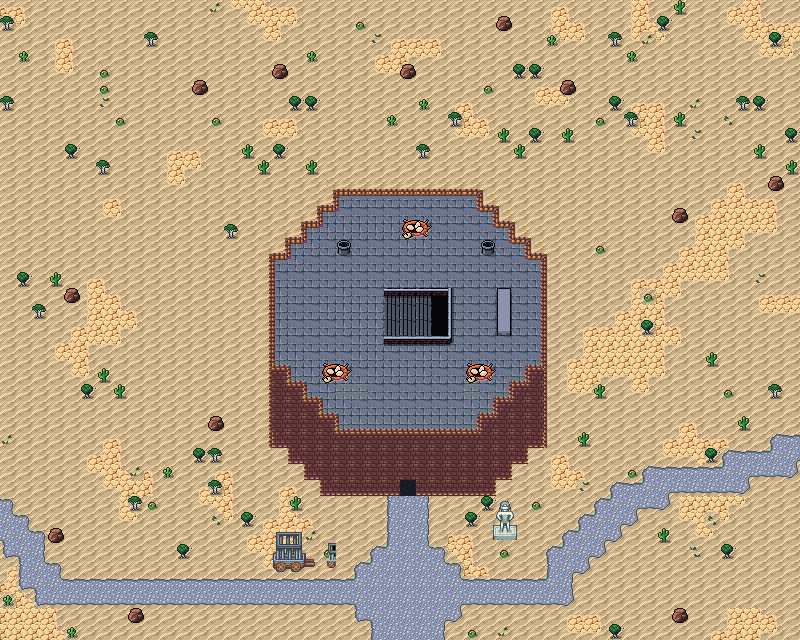

The image is a tile-based game level rendered from a .tmx file. Its description and source (layers, tilesets, objects; grid data summarised) follow:
An orthogonal 50x40 tile map with 16x16 px tiles, 6 tile layers (Collision, Background, Ground, Walls, ...), 4 tilesets and 33 objects.

<map version="1.10" tiledversion="1.10.1" orientation="orthogonal" renderorder="right-down" width="50" height="40" tilewidth="16" tileheight="16" infinite="0" nextlayerid="11" nextobjectid="129">
 <tileset firstgid="1" source="../../../../common/maps/tileset/main.tsx" />
 <tileset firstgid="10113" source="../../../../common/maps/tileset/buildings.tsx" />
 <tileset firstgid="11905" source="../../../../common/maps/tileset/dungeon.tsx" />
 <tileset firstgid="16001" source="../../../../common/maps/tileset/FarmFood.tsx" />
 <layer id="10" name="Collision" width="50" height="40">
  <data>[2000 cells, 120 non-empty, 6 distinct tile ids]</data>
 </layer>
 <layer id="1" name="Background" width="50" height="40">
  <data>[2000 cells, 1977 non-empty, 6 distinct tile ids]</data>
 </layer>
 <layer id="8" name="Ground" width="50" height="40">
  <data>[2000 cells, 657 non-empty, 46 distinct tile ids]</data>
 </layer>
 <layer id="2" name="Walls" width="50" height="40">
  <data>[2000 cells, 245 non-empty, 17 distinct tile ids]</data>
 </layer>
 <layer id="3" name="Clutter" width="50" height="40">
  <properties>
   <property name="spriteLayer" type="bool" value="true" />
  </properties>
  <data>[2000 cells, 335 non-empty, 54 distinct tile ids]</data>
 </layer>
 <layer id="9" name="Shades" width="50" height="40" opacity="0.6">
  <data>[2000 cells, 1 non-empty, 1 distinct tile ids]</data>
 </layer>
 <objectgroup id="4" name="Objects">
  <object id="90" template="../../../../common/maps/obj/door_left.tx" x="397.5" y="496.5" width="20" height="20">
   <properties>
    <property name="direction" value="up" />
    <property name="teleport" value="../Shandalar Old Border/maps/map/aerie/aerie_1.tmx" />
    <property name="teleportObjectId" value="38" />
   </properties>
  </object>
  <object id="91" template="../../../../common/maps/obj/enemy.tx" x="138.284" y="133.754">
   <properties>
    <property name="enemy" value="Griffin" />
    <property name="threatRange" type="int" value="30" />
    <property name="waypoints" value="118,121,120" />
   </properties>
  </object>
  <object id="92" template="../../../../common/maps/obj/enemy.tx" x="336.16" y="575.997">
   <properties>
    <property name="enemy" value="Aerie Guard" />
   </properties>
  </object>
  <object id="94" template="../../../../common/maps/obj/gold.tx" x="709.083" y="51.833" />
  <object id="95" template="../../../../common/maps/obj/gold.tx" x="23.894" y="33.341" />
  <object id="97" template="../../../../common/maps/obj/enemy.tx" x="400.5" y="513.333">
   <properties>
    <property name="enemy" value="Artifact Warrior" />
    <property name="threatRange" type="int" value="0" />
   </properties>
  </object>
  <object id="99" template="../../../../common/maps/obj/enemy.tx" x="129.829" y="248.132">
   <properties>
    <property name="enemy" value="Scarab" />
    <property name="threatRange" type="int" value="30" />
    <property name="waypoints" value="119,120,119,117" />
   </properties>
  </object>
  <object id="100" template="../../../../common/maps/obj/enemy.tx" x="407.538" y="233.709">
   <properties>
    <property name="enemy" value="Griffin" />
    <property name="threatRange" type="int" value="30" />
   </properties>
  </object>
  <object id="102" template="../../../../common/maps/obj/gold.tx" x="431.962" y="417.046" />
  <object id="103" template="../../../../common/maps/obj/gold.tx" x="414.938" y="417.887" />
  <object id="104" template="../../../../common/maps/obj/door_left.tx" x="386.212" y="335.546" width="20" height="39.5">
   <properties>
    <property name="direction" value="up" />
    <property name="teleport" value="../Shandalar Old Border/maps/map/aerie/aerie_4.tmx" />
    <property name="teleportObjectId" value="88" />
   </properties>
  </object>
  <object id="105" template="../../../../common/maps/obj/manashards.tx" x="371.712" y="418.546" />
  <object id="106" template="../../../../common/maps/obj/manashards.tx" x="393.712" y="418.546" />
  <object id="108" template="../../../../common/maps/obj/enemy.tx" x="471.212" y="379.546">
   <properties>
    <property name="enemy" value="Griffin" />
    <property name="threatRange" type="int" value="30" />
   </properties>
  </object>
  <object id="110" template="../../../../common/maps/obj/booster.tx" x="372.5" y="403">
   <properties>
    <property name="reward">[
  {
    "editions": [ "TMP", "STH", "EXO" ],
    "type": "card",
    "count": 10,
    "rarity": [ "Common" ]
  },
  {
    "editions": [ "TMP", "STH", "EXO" ],
    "type": "card",
    "count": 3,
    "rarity": [ "Uncommon" ]
  },
  {
    "editions": [ "TMP", "STH", "EXO" ],
    "type": "card",
    "count": 3,
    "rarity": [ "Rare" ]
  }
]
</property>
   </properties>
  </object>
  <object id="111" template="../../../../common/maps/obj/booster.tx" x="394.5" y="402">
   <properties>
    <property name="reward">[
  {
    "editions": [ "TMP", "STH", "EXO" ],
    "type": "card",
    "count": 10,
    "rarity": [ "Common" ]
  },
  {
    "editions": [ "TMP", "STH", "EXO" ],
    "type": "card",
    "count": 3,
    "rarity": [ "Uncommon" ]
  },
  {
    "editions": [ "TMP", "STH", "EXO" ],
    "type": "card",
    "count": 3,
    "rarity": [ "Rare" ]
  }
]
</property>
   </properties>
  </object>
  <object id="112" template="../../../../common/maps/obj/booster.tx" x="415.5" y="403.5">
   <properties>
    <property name="reward">[
  {
    "editions": [ "TMP", "STH", "EXO" ],
    "type": "card",
    "count": 10,
    "rarity": [ "Common" ]
  },
  {
    "editions": [ "TMP", "STH", "EXO" ],
    "type": "card",
    "count": 3,
    "rarity": [ "Uncommon" ]
  },
  {
    "editions": [ "TMP", "STH", "EXO" ],
    "type": "card",
    "count": 3,
    "rarity": [ "Rare" ]
  }
]
</property>
   </properties>
  </object>
  <object id="113" template="../../../../common/maps/obj/enemy.tx" x="327" y="378.5">
   <properties>
    <property name="enemy" value="Griffin" />
    <property name="threatRange" type="int" value="30" />
   </properties>
  </object>
  <object id="114" template="../../../../common/maps/obj/enemy.tx" x="733" y="275">
   <properties>
    <property name="enemy" value="Griffin" />
    <property name="threatRange" type="int" value="30" />
    <property name="waypoints" value="123,124,122" />
   </properties>
  </object>
  <object id="115" template="../../../../common/maps/obj/enemy.tx" x="608.5" y="151.5">
   <properties>
    <property name="enemy" value="Scarab" />
    <property name="threatRange" type="int" value="30" />
    <property name="waypoints" value="125,123,127,128,122,128" />
   </properties>
  </object>
  <object id="116" template="../../../../common/maps/obj/shop.tx" x="319" y="568">
   <properties>
    <property name="commonShopList" value="Plains" />
    <property name="noRestock" type="bool" value="true" />
    <property name="signXOffset" type="float" value="-32" />
    <property name="signYOffset" type="float" value="0" />
   </properties>
  </object>
  <object id="117" template="../../../../common/maps/obj/waypoint.tx" x="70" y="217.5" />
  <object id="118" template="../../../../common/maps/obj/waypoint.tx" x="329.5" y="46" />
  <object id="119" template="../../../../common/maps/obj/waypoint.tx" x="181.5" y="367.5" />
  <object id="120" template="../../../../common/maps/obj/waypoint.tx" x="51.5" y="488.5" />
  <object id="121" template="../../../../common/maps/obj/waypoint.tx" x="56.5" y="59.5" />
  <object id="122" template="../../../../common/maps/obj/waypoint.tx" x="706.5" y="79.5" />
  <object id="123" template="../../../../common/maps/obj/waypoint.tx" x="577.5" y="322.5" />
  <object id="124" template="../../../../common/maps/obj/waypoint.tx" x="749.5" y="490" />
  <object id="125" template="../../../../common/maps/obj/waypoint.tx" x="571" y="203.5" />
  <object id="126" template="../../../../common/maps/obj/waypoint.tx" x="623" y="614" />
  </objectgroup>
</map>
<!-- 2 of 33 objects omitted -->
